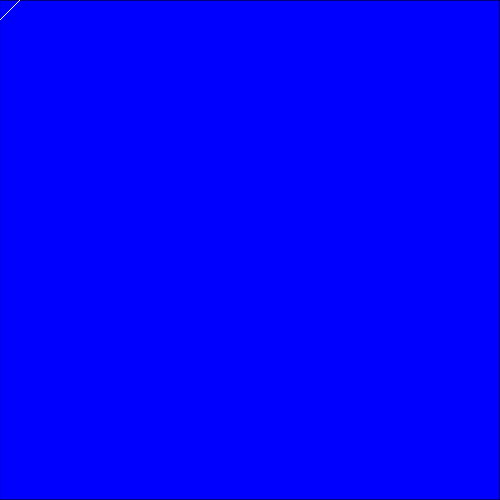
Frame 1 (no input)
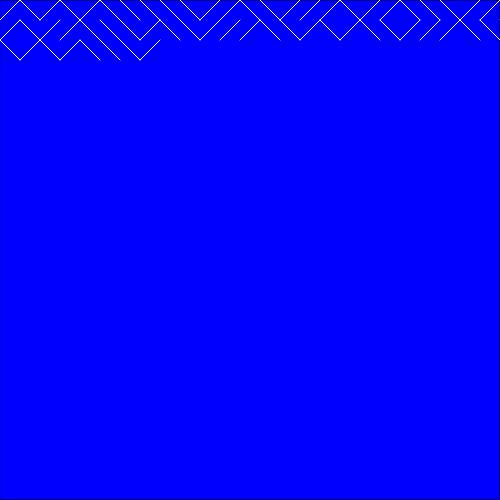
Frame 60 (no input)
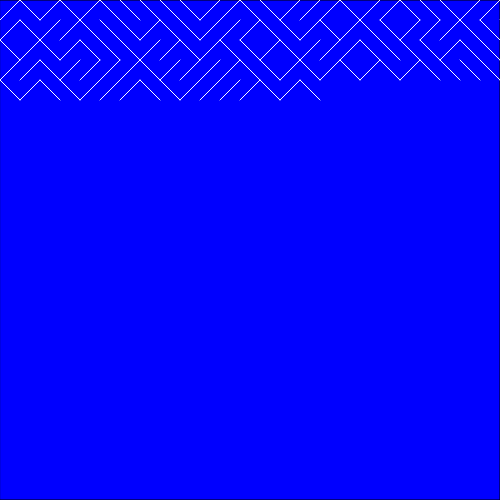
Frame 120 (the mouse pressed at the canvas centre since frame 60)

The p5.js sketch that drew these frames (run headless with seeded random() and noise() and a simulated clock; from frame 60 on, the mouse is pressed at the canvas centre):

// p5.js sketch
// ── sketch.js
let x = 0;
let y = 0;
let space = 20;
let colorchange = 230;
// how to make the background color change?


function  setup(){
  createCanvas(500,500);
  background(0);
  fill(0,0,255);
  rect(0,0,500,500);
}

function draw(){


  stroke(255);
  strokeWeight(1);
  // what does random(1)<0.5 mean?
  if(random(1)<0.5){
    line(x, y , x + space, y + space);
  } else {
    fill(0,0,255);
    line( x , y + space, x + space , y);
  }
x = x + space;
if (x > width){
  x = 0;
  y = y + space;
}

}
